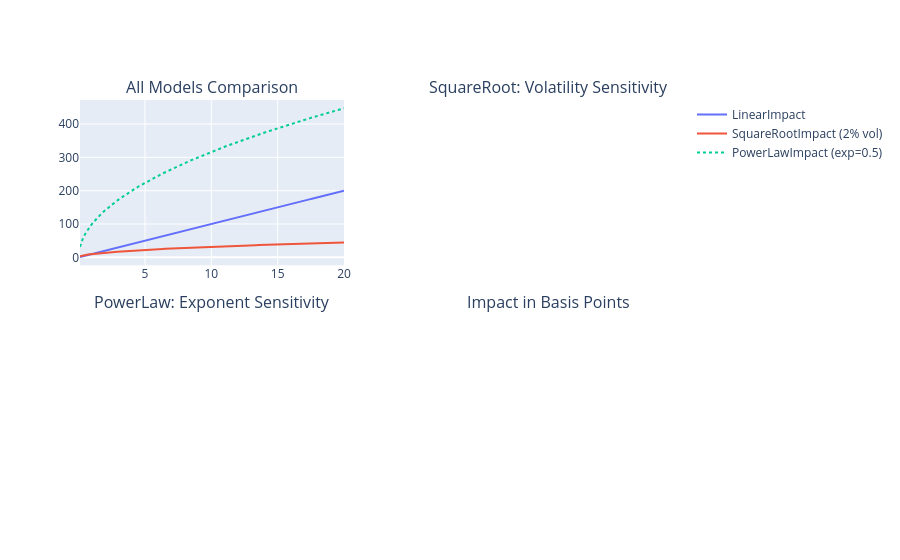

Source (notebook cell):
### Code cell
# Panel 1: All models
fig.add_scatter(
    x=participation_rates * 100,
    y=[impact / price * 10000 for impact in linear_impacts],
    mode="lines",
    name="LinearImpact",
    line=dict(width=2),
    row=1,
    col=1,
)
fig.add_scatter(
    x=participation_rates * 100,
    y=[impact / price * 10000 for impact in sqrt_impacts_mid],
    mode="lines",
    name="SquareRootImpact (2% vol)",
    line=dict(width=2),
    row=1,
    col=1,
)
fig.add_scatter(
    x=participation_rates * 100,
    y=[impact / price * 10000 for impact in power_impacts_sqrt],
    mode="lines",
    name="PowerLawImpact (exp=0.5)",
    line=dict(width=2, dash="dot"),
    row=1,
    col=1,
)
